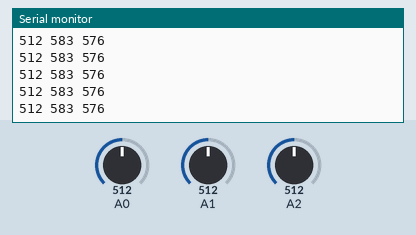
Recording of a sketch running on a simulated Arduino Uno, built with avr-gcc and run on an emulated ATmega328P. On the bench: the last lines printed to the serial monitor. The test bench sets the inputs (shaded band); at power-on: A1 = 512, A2 = 512, A0 = 512.

Above: at 1.2 s.
1.3 s: A1 set to 162
At 2.1 s:
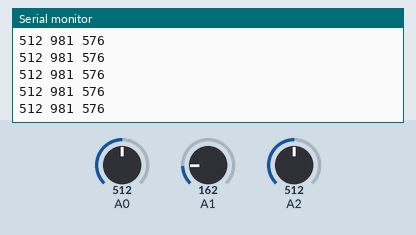
2.8 s: A1 set to 135
At 3.3 s:
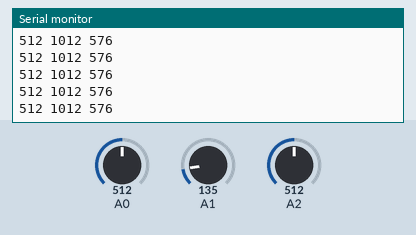
4.3 s: A2 set to 150
At 5.2 s:
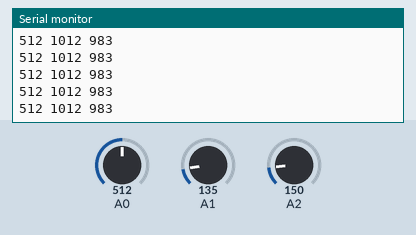
5.8 s: A2 set to 122
At 6.8 s:
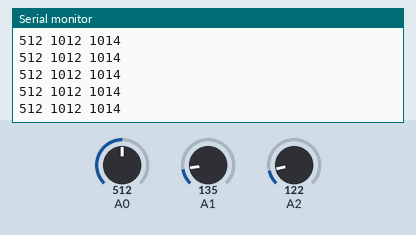
7.3 s: A0 set to 11
At 8.1 s:
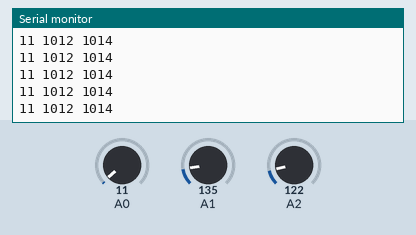
8.8 s: A0 set to 8
At 9.6 s:
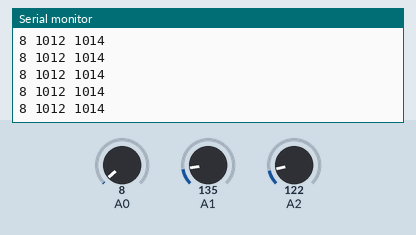
Timing chart, 0 to 11.3 s (numbered marks = the images above; inputs shaded):
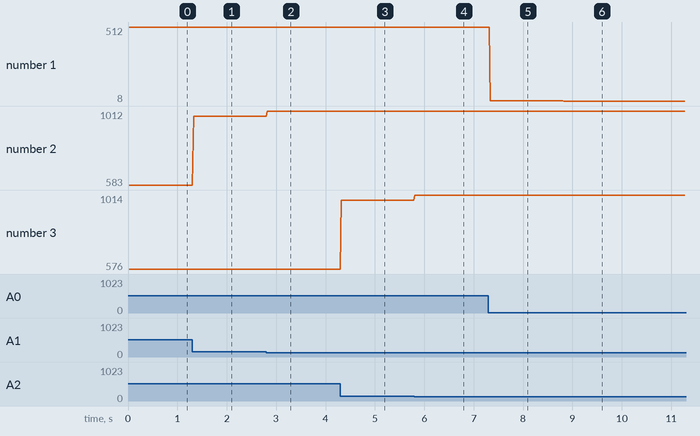

Measured:
- after the input at 1.3 s, the serial monitor: prints a new line at once (image 1)
- after the input at 2.8 s, the serial monitor: prints a new line at once (image 2)
- after the input at 4.3 s, the serial monitor: prints a new line at once (image 3)
- after the input at 5.8 s, the serial monitor: prints a new line at once (image 4)
- after the input at 7.3 s, the serial monitor: prints a new line at once (image 5)
- after the input at 8.8 s, the serial monitor: prints a new line at once (image 6)
- plotted number 1: 512 → 11 after the input at 7.3 s, 11 → 8 after the input at 8.8 s
- plotted number 2: 583 → 981 after the input at 1.3 s, 981 → 1012 after the input at 2.8 s

The sketch:

collective_twin_throttle_mk3.ino
```cpp
#define TWIN_COLLECTIVE_I2C_ADDRESS 15

#include <Wire.h>

#define CALIBRATE

uint16_t z,rz,ry;
byte data[6];

uint8_t filter_counter_z = 6;
uint8_t filter_counter_rz = 6;
uint8_t filter_counter_ry = 6;

void setup()
{
  Wire.begin(TWIN_COLLECTIVE_I2C_ADDRESS); // do not change this!
  Wire.onRequest(requestEvent); // register event
  #if defined(CALIBRATE)
    Serial.begin(9600);           // start serial for output
  #endif
}

void loop()
{
  // read axis, invert if needed
  z = filteredRead(A0,filter_counter_z);
  rz = filteredRead(A1,filter_counter_rz);
  ry = filteredRead(A2,filter_counter_ry);
  // we have 200 degree turn instead of 300, so a little adjustment is necessary

  // uncomment Serial.print statements and change 2nd and 3rd values to physical min and max
  // of your lever

// comment this to calibrate cyclic, then uncomment #define CALIBRATE and enter min and max values as 2 and 3 numbers
// you can swap 2 last numbers to invert the axis if needed. After calibration, comment this back and check
// that the returned values are within 0-1023 range. Repeat if necessary.

  //z = map(z,0,1002,1023,0);
  rz = map(rz,125,1023,1023,0);
  ry = map(ry,114,1023,1023,0);

  #if defined(CALIBRATE)
    Serial.print(z);
    Serial.print(" ");
    Serial.print(rz);
    Serial.print(" ");
    Serial.println(ry);
  #endif
}

// function that executes whenever data is received from master
// this function is registered as an event, see setup()
void requestEvent() {
  // copy values so they don't get modified while we're writing them down the wire!
  uint16_t z_copy,rz_copy,ry_copy;
  z_copy = z;
  //z_copy = filteredRead(A0,filter_counter_z); // send actual value instead of mapped value, uncomment and comment above line to calibrate
  rz_copy = rz;
  ry_copy = ry;
  data[0] = (z_copy >> 8) & 0xFF;
  data[1] = z_copy & 0xFF;
  data[2] = (rz_copy >> 8) & 0xFF;
  data[3] = rz_copy & 0xFF;
  data[4] = (ry_copy >> 8) & 0xFF;
  data[5] = ry_copy & 0xFF;
  Wire.write(data,6);
}

uint16_t filteredRead (uint16_t input,uint8_t filter_counter)
{
  uint32_t filter = 0;
  for (uint8_t i=0;i<filter_counter;i++)
  {
      filter+= analogRead(input);
      delay(1);
  }

  uint16_t val = filter/filter_counter;
  return val;

}

int invert (int val)
{
  val = 1023 - val;
  return val;
}
```
